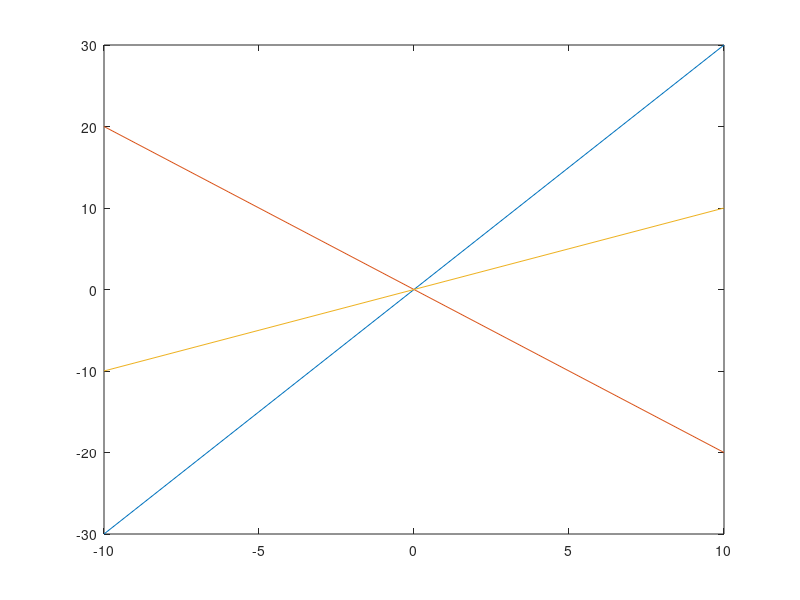

The MATLAB script that drew this image:
 % HW 5 problem 3
 % Steven Macenski last modified Oct 2,2013
c = -10:10;
 a = [1/11 -5/11 -2/11;6/13 3/13 1/13;7/10 3/10 -5/10];
 b = [c;c;c];
 x = a\b;
 fprintf('Solutions are 3c, -2c, 1c\n');
plot(c,x)
% 3c, -2c, 1c are the solutions 
